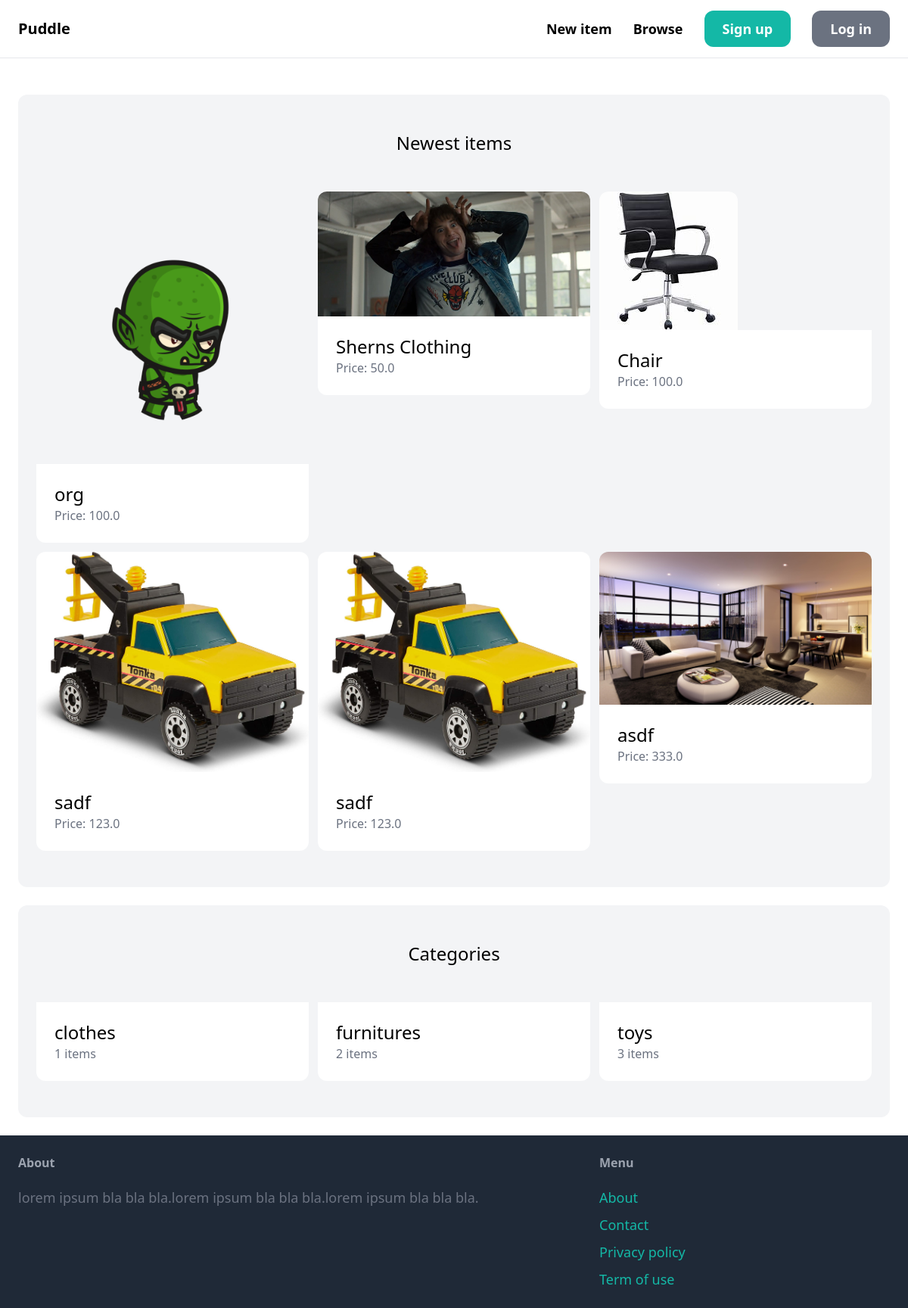
The page / on the database its author committed.
### item/models.py (models this page shows, shortened)
class Item(models.Model):
    category = models.ForeignKey(Category, related_name='items', on_delete=models.CASCADE)
    name = models.CharField(max_length=255)
    description = models.TextField(blank=True, null=True)
    price = models.FloatField()
    image = models.ImageField(upload_to='item_images', blank=True, null=True)
    is_sold = models.BooleanField(default=False)
    created_by = models.ForeignKey(User, related_name='items', on_delete=models.CASCADE)
    created_at = models.DateTimeField(auto_now_add=True)

class Category(models.Model):
    name = models.CharField(max_length=255)
    class Meta:
        ordering = ('name',)
        verbose_name_plural = 'Categories'

### core/views.py (the view)
# urls.py: path('', views.index, name='index'),
def index(request):
    items = Item.objects.filter(is_sold=False)[0:6]
    categories = Category.objects.all()
    return render(request, 'core/index.html', {
        'categories' : categories,
        'items': items,
    })

### core/templates/core/index.html (shortened to what this page needs)
    {% extends 'core/base.html' %}
    {% block content %}
        <div class="mt-6 px-6 py-12 bg-gray-100 rounded-xl">
            <h2 class="mb-12 text-2xl text-center">Newest items</h2>
            <div class="grid grid-cols-3 gap-3">
                {% for item in items %}
                <div>
                    <a href="{% url 'item:detail' item.id %}">
                        <div>
                            <img src="{{item.image.url}}" class="rounded-t-xl">
                        </div>
                        <div class="p-6 bg-white rounded-b-xl">
                            <h2 class="text-2xl">{{ item.name }}</h2>
                            <p class="text-gray-500">Price: {{ item.price }}</p>
                        </div>
                    </a>
                </div>
                {% endfor %}
            </div>
        </div>
        <div class="mt-6 px-6 py-12 bg-gray-100 rounded-xl">
            <h2 class="mb-12 text-2xl text-center">Categories</h2>
            <div class="grid grid-cols-3 gap-3">
                {% for category in categories %}
                <div>
                    <a href="#">
                        <div class="p-6 bg-white rounded-b-xl">
                            <h2 class="text-2xl">{{ category.name }}</h2>
                            <p class="text-gray-500">{{ category.items.count }} items</p>
                        </div>
                    </a>
                </div>
                {% endfor%}
            </div>
        </div>
    {% endblock %}

### core/templates/core/base.html (shortened to what this page needs)
<html lang="en">
<head>
    <script src="https://cdn.tailwindcss.com"></script>
</head>
<body>
    <nav class='py-6 px-6 flex justify-between item-center border-b border-gray-200'>
        <a href="/" class="text-xl font-semibold">Puddle</a>
        <div class="space-x-6">
            <a href="{% url 'item:new' %}" class="text-lg font-semibold hover:text-gray-500">New item</a>
            <a href="#" class="text-lg font-semibold hover:text-gray-500">Browse</a>
            {% if request.user.is_authenticated %}
            <a href="#" class="px-6 py-3 text-lg font-semibold bg-teal-500 text-white rounded-xl hover:bg-teal-700">Inbox</a>
            <a href="{% url 'dashboard:index' %}" class="px-6 py-3 text-lg font-semibold bg-gray-500 text-white rounded-xl hover:bg-gray-700">Dashboard</a>
            <a href="{% url 'core:logout' %}" class="px-6 py-3 text-lg font-semibold bg-gray-500 text-white rounded-xl hover:bg-gray-700">Log out</a>
            {% else %}
            <a href="{% url 'core:signup' %}" class="px-6 py-3 text-lg font-semibold bg-teal-500 text-white rounded-xl hover:bg-teal-700">Sign up</a>
            <a href="{% url 'core:login' %}" class="px-6 py-3 text-lg font-semibold bg-gray-500 text-white rounded-xl hover:bg-gray-700">Log in</a>
            {% endif %}
        </div>
    </nav>
    <div class="px-6 py-6">
        {% block content%}
        {% endblock %}
    </div>
    <footer class="px-6 py-6 flex justify-betwween bg-gray-800">
        <div class="w-2/3 pr-10">
            <h3 class="mb-5 font-semibold text-gray-400">About</h3>
            <p class="text-lg text-gray-500">lorem ipsum bla bla bla.lorem ipsum bla bla bla.lorem ipsum bla bla bla.</p>
        </div>
        <div class="w-1/3">
            <h3 class="mb-5 font-semibold text-gray-400">Menu</h3>
            <ul class="space-y-2">
                <li><a href="#" class="text-lg text-teal-500 hover:text-teal-700">About</a></li>
                <li><a href="{% url 'core:contact' %}" class="text-lg text-teal-500 hover:text-teal-700">Contact</a></li>
                <li><a href="#" class="text-lg text-teal-500 hover:text-teal-700">Privacy policy</a></li>
                <li><a href="#" class="text-lg text-teal-500 hover:text-teal-700">Term of use</a></li>
            </ul>
        </div>
    </footer>
</body>
</html>

### rows shown on the page
Item: image (picture), name "org", price "100.0"
Item: image (picture), name "Sherns Clothing", price "50.0"
Item: image (picture), name "Chair", price "100.0"
Item: image (picture), name "sadf", price "123.0"
Item: image (picture), name "sadf", price "123.0"
Item: image (picture), name "asdf", price "333.0"
Category: name "clothes", items.count "1"
Category: name "furnitures", items.count "2"
Category: name "toys", items.count "3"
